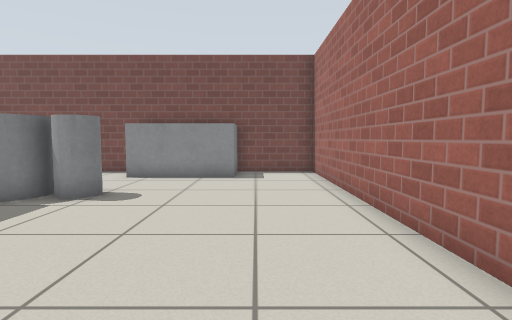
view 1 (above)

14 first-person views from a walk through a Gazebo world. The camera is 0.72 m above the floor, tilts 4° down and sees 80° across. The floor is counted in squares, 0.5 m on a side. Each view is taken from the middle of a square. On the plan, view 1 faces up. The plan holds only what a view shows up to about 14 squares ahead; the rest is blank. Gazebo's built-in surfaces are drawn with simple patterns.

view 2
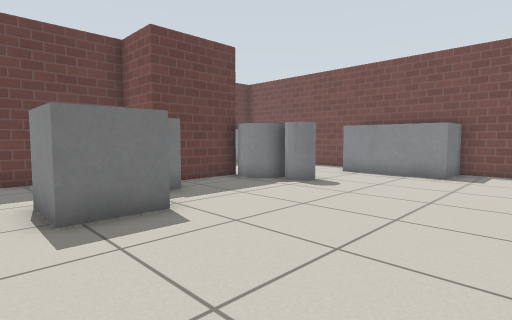

view 3
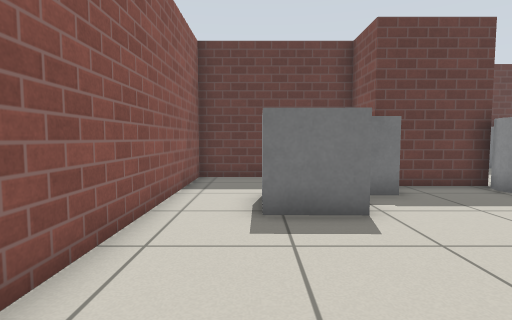

view 4
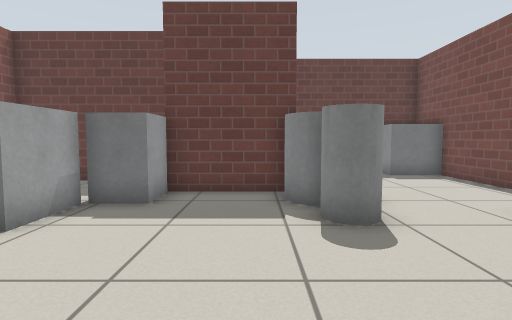

view 5
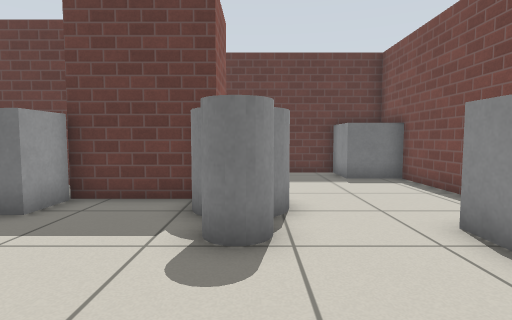

view 6
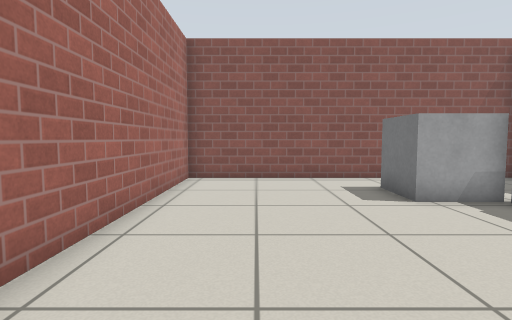

view 7
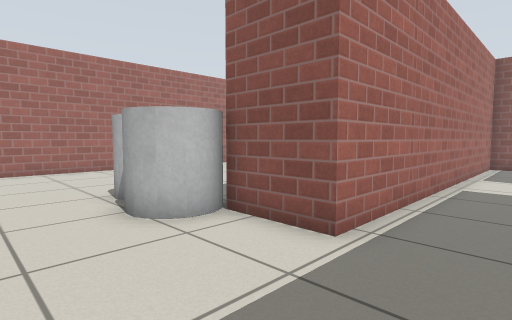

view 8
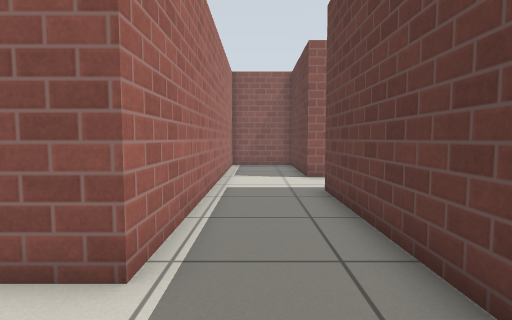

view 9
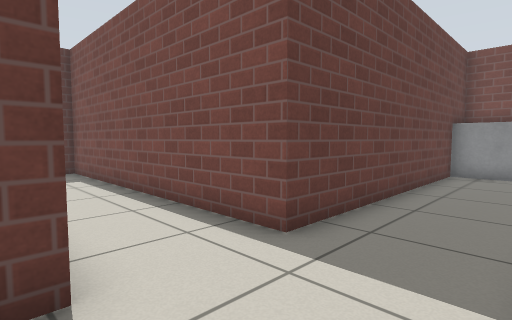

view 10
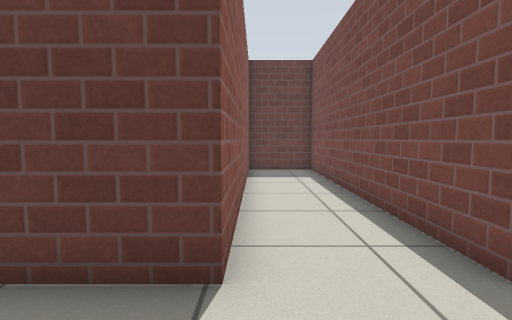

view 11
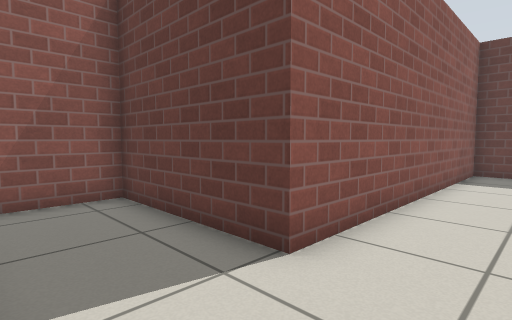

view 12
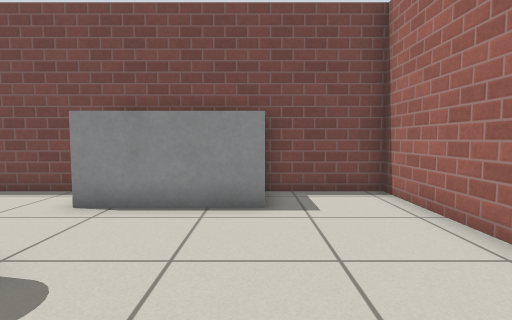

view 13
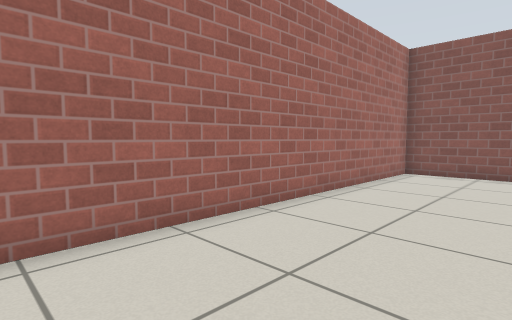

view 14
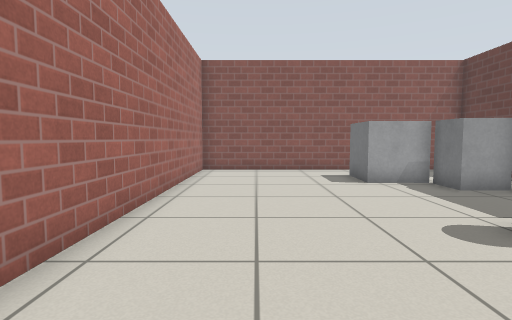

### Floor plan
Points are (right, up) in squares from view 1. A wall is a line through its corners. A room is listed if a view was taken in it or the views show most of it. See-through windows are left out.
Room 1 (views 1, 2, 3, 4, 5, 6, 7, 8, 9, 10, 11, 12, 13, 14)
walls: (-4.4, 13.3) (-12.9, 13.3) (-12.9, 1.6) (-24.1, 1.6) (-24.1, -1.3) (-12.9, -1.3) (-12.9, -6.5) (-9.7, -6.5) (-9.7, 7.1) (-7.2, 7.1) (-7.2, 3.6) (-9.4, 3.6) (-9.4, -2.1) (2.5, -2.1) (2.5, 13.3) (-0.4, 13.3)
objects: grey box (-12, 12) to (-11, 13); grey box (-7, 2) to (-6, 3); grey cylinder (-7, 7) to (-6, 8); grey box (-5, 0) to (-4, 2); grey cylinder (-5, 7) to (-4, 8); grey box (-5, 12) to (-3, 13); grey box (-2, 12) to (-1, 13)

Where each view was taken, in squares from view 1:
view 1: 0 up, 0 right, facing up
view 2: 1 down, 2 right, facing up-left
view 3: 0 up, 2 right, facing left
view 4: 6 up, 1 right, facing left
view 5: 8 up, 0 right, facing left
view 6: 9 up, 0 right, facing down
view 7: 11 up, 12 left, facing down-right
view 8: 10 up, 11 left, facing down
view 9: 2 down, 10 left, facing up-left
view 10: 1 down, 10 left, facing left
view 11: 1 up, 10 left, facing down-left
view 12: 5 up, 1 left, facing up
view 13: 11 up, 2 left, facing down-right
view 14: 12 up, 0 right, facing down
